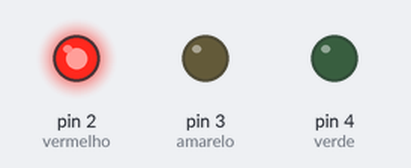
A sketch run on a simulated Arduino Uno, built with avr-gcc and run on an emulated ATmega328P. Parts: output pins drawn as LEDs (lit = HIGH).

Above: at 0.7 s.
At 2.2 s:
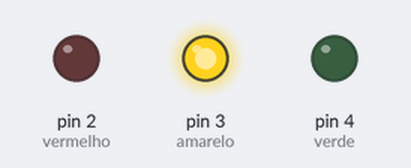
At 3.7 s:
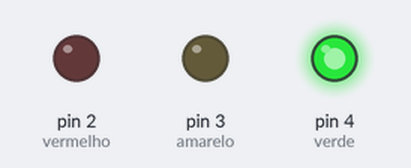
Timing chart, 0 to 5.9 s (numbered marks = the images above):
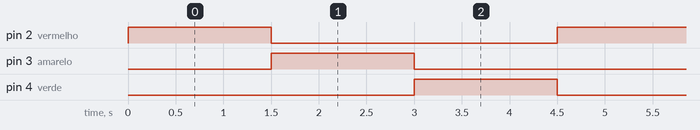

Measured:
- by itself, pin 2 (vermelho), pin 3 (amarelo), pin 4 (verde): alternates HIGH for 1.5 s and LOW for 3.0 s
- by itself, everything shown: repeats every 4.5 s, in 4 steps

The sketch:

semaforo_versao_2.ino
```cpp
// C++ code

int vermelho = 2;
int amarelo = 3;
int verde = 4;

void setup()
{
  pinMode(vermelho, OUTPUT);
  pinMode(amarelo, OUTPUT);
  pinMode(verde, OUTPUT);
}

void loop()
{
  //Vermelho
    digitalWrite(vermelho, HIGH);
    delay(1500);
  digitalWrite(vermelho,LOW);

  //Amarelo
    digitalWrite(amarelo, HIGH);
    delay(1500);
    digitalWrite(amarelo, LOW);

  //Verde
    digitalWrite(verde, HIGH);
    delay(1500);
    digitalWrite(verde, LOW);
}
```
